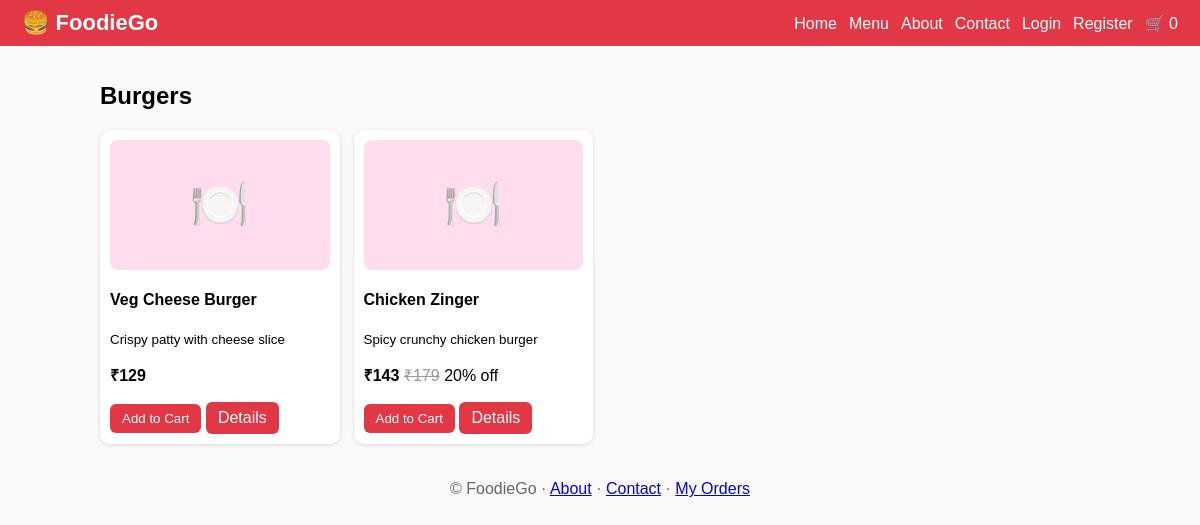
The page /products.php?cat=2 on the database its author committed.
### tables this page shows
CREATE TABLE categories(id INT AUTO_INCREMENT PRIMARY KEY,name VARCHAR(100),image VARCHAR(255),description TEXT,status TINYINT DEFAULT 1);

CREATE TABLE products(id INT AUTO_INCREMENT PRIMARY KEY,category_id INT,name VARCHAR(150),image VARCHAR(255),price DECIMAL(10,2),discount DECIMAL(5,2) DEFAULT 0,description TEXT,stock INT DEFAULT 0,status TINYINT DEFAULT 1,featured TINYINT DEFAULT 0,created_at TIMESTAMP DEFAULT CURRENT_TIMESTAMP);

### inc.php (the view, shortened to what this page needs)
<?php
function e($s){return htmlspecialchars($s??'');}
function q($sql,$t='',...$p){$s=$GLOBALS['db']->prepare($sql);if($t)$s->bind_param($t,...$p);$s->execute();return $s;}
function rows($sql,$t='',...$p){return q($sql,$t,...$p)->get_result()->fetch_all(MYSQLI_ASSOC);}
function row($sql,$t='',...$p){return rows($sql,$t,...$p)[0]??null;}
function price($p){return round($p['price']*(1-$p['discount']/100),2);}
function img($f){return $f?"<img src='".(defined('P')?P:'')."uploads/".e($f)."'>":"<div class=ph>🍽️</div>";}
function card($p){return "<div class=card>".img($p['image'])."<h4>".e($p['name'])."</h4><small>".e(substr($p['description'],0,60))."</small><p><b>₹".number_format(price($p))."</b> ".($p['discount']>0?"<span class=old>₹".number_format($p['price'])."</span> ".(float)$p['discount']."% off":'')."</p><form method=post action=cart.php><input type=hidden name=add value={$p['id']}><button>Add to Cart</button> <a class=btn href='product.php?id={$p['id']}'>Details</a></form></div>";}
function head($t){$c=array_sum($_SESSION['cart']??[]);echo"<!doctype html><meta name=viewport content='width=device-width,initial-scale=1'><title>".e($t)." - FoodieGo</title><style>".CSS."</style><header><a class=logo href=index.php>🍔 FoodieGo</a><nav><a href=index.php>Home</a><a href=categories.php>Menu</a><a href=about.php>About</a><a href=contact.php>Contact</a>".(isset($_SESSION['uid'])?"<a href=profile.php>Profile</a><a href=orders.php>Orders</a><a href=logout.php>Logout</a>":"<a href=login.php>Login</a><a href=register.php>Register</a>")."<a href=cart.php>🛒 $c</a></nav></header><main>";}
function foot(){echo"</main><footer>© FoodieGo · <a href=about.php>About</a> · <a href=contact.php>Contact</a> · <a href=orders.php>My Orders</a></footer>";}

### products.php
<?php require'inc.php';head('Dishes');$id=(int)($_GET['cat']??0);$c=row("SELECT * FROM categories WHERE id=?",'i',$id);
echo"<h2>".e($c['name']??'Category not found')."</h2><div class=grid>";
foreach(rows("SELECT * FROM products WHERE category_id=? AND status=1",'i',$id) as $p)echo card($p);echo"</div>";foot();

### rows shown on the page
categories: name "Burgers"
products: name "Veg Cheese Burger", description "Crispy patty with cheese slice", price($p) "129"
products: name "Chicken Zinger", description "Spicy crunchy chicken burger", price($p) "143", price "179", discount "20"

### other values the page prints
$c "0"
